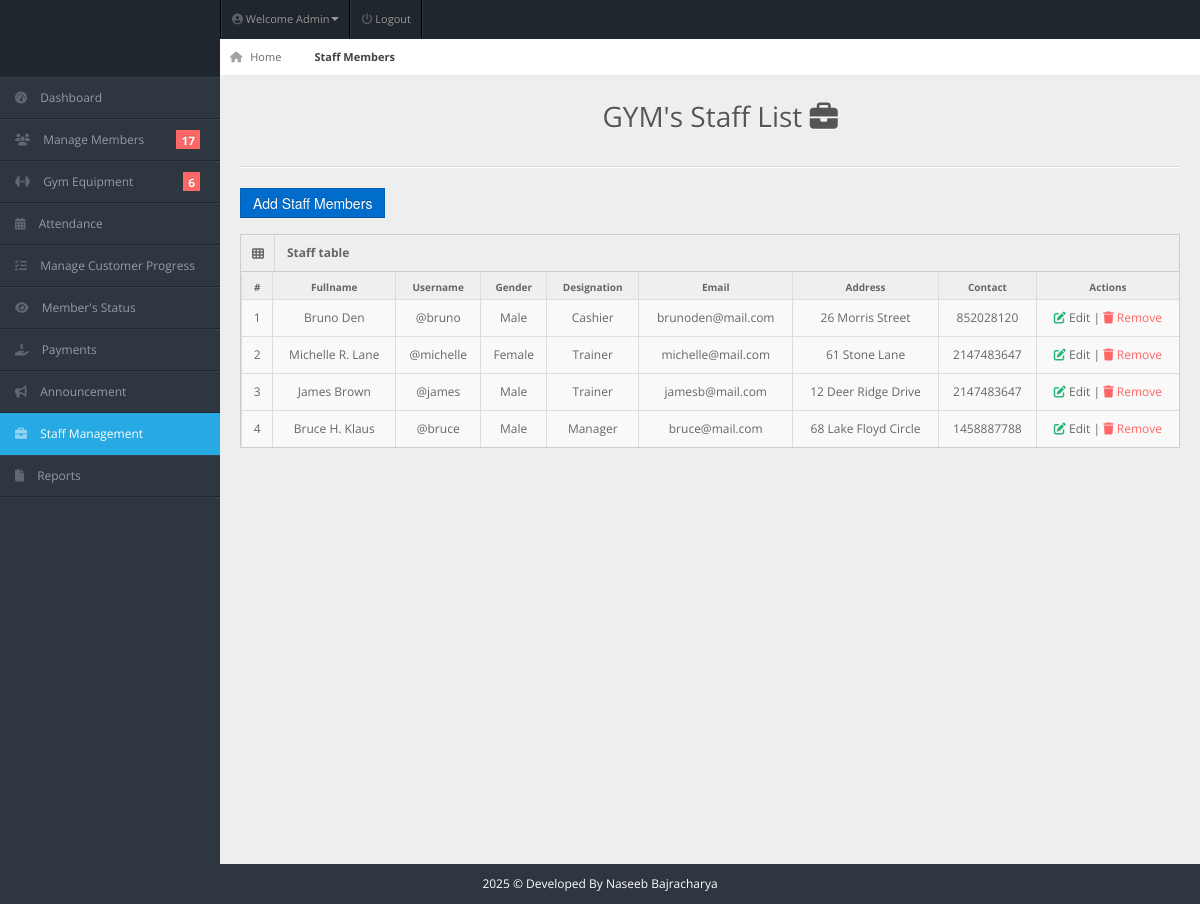
The app's page /admin/staffs.php (signed in) with its own data.
### tables this page shows
CREATE TABLE `staffs` (
  `user_id` int(11) NOT NULL,
  `username` varchar(50) NOT NULL,
  `password` varchar(50) NOT NULL,
  `email` varchar(50) NOT NULL,
  `fullname` varchar(50) NOT NULL,
  `address` varchar(20) NOT NULL,
  `designation` varchar(20) NOT NULL,
  `gender` varchar(10) NOT NULL,
  `contact` int(10) NOT NULL
);

### admin/staffs.php (the view, shortened to what this page needs)
<!DOCTYPE html>
<html lang="en">
<head>
<link rel="stylesheet" href="../css/bootstrap.min.css" />
<link rel="stylesheet" href="../css/bootstrap-responsive.min.css" />
<link rel="stylesheet" href="../css/uniform.css" />
<link rel="stylesheet" href="../css/select2.css" />
<link rel="stylesheet" href="../css/matrix-style.css" />
<link rel="stylesheet" href="../css/matrix-media.css" />
<link href="../font-awesome/css/fontawesome.css" rel="stylesheet" />
<link href="../font-awesome/css/all.css" rel="stylesheet" />
</head>
<body>
<div id="header">
  <h1><a href="dashboard.html">Perfect Gym Admin</a></h1>
</div>
<?php include 'includes/topheader.php'?>
<?php $page='staff-management'; include 'includes/sidebar.php'?>
<div id="content">
  <div id="content-header">
    <div id="breadcrumb"> <a href="index.php" title="Go to Home" class="tip-bottom"><i class="fas fa-home"></i> Home</a> <a href="staffs.php" class="current">Staff Members</a> </div>
    <h1 class="text-center">GYM's Staff List <i class="fas fa-briefcase"></i></h1>
  </div>
  <div class="container-fluid">
    <hr>
    <div class="row-fluid">
      <div class="span12">
        <a href="staffs-entry.php"><button class="btn btn-primary">Add Staff Members</button></a>
      <div class='widget-box'>
          <div class='widget-title'> <span class='icon'> <i class='fas fa-th'></i> </span>
            <h5>Staff table</h5>
          </div>
          <div class='widget-content nopadding'>
	  <?php
      $qry="select * from staffs";
      $cnt=1;
        $result=mysqli_query($conn,$qry);
          echo"<table class='table table-bordered table-hover'>
              <thead>
                <tr>
                  <th>#</th>
                  <th>Fullname</th>
                  <th>Username</th>
                  <th>Gender</th>
                  <th>Designation</th>
                  <th>Email</th>
                  <th>Address</th>
                  <th>Contact</th>
                  <th>Actions</th>
                </tr>
              </thead>";
            while($row=mysqli_fetch_array($result)){
            echo"<tbody>
                <tr class=''>
                <td><div class='text-center'>".$cnt."</div></td>
                <td><div class='text-center'>".$row['fullname']."</div></td>
                <td><div class='text-center'>@".$row['username']."</div></td>
                <td><div class='text-center'>".$row['gender']."</div></td>
                <td><div class='text-center'>".$row['designation']."</div></td>
                <td><div class='text-center'>".$row['email']."</div></td>
                <td><div class='text-center'>".$row['address']."</div></td>
                <td><div class='text-center'>".$row['contact']."</div></td>
                <td><div class='text-center'><a href='edit-staff-form.php?id=".$row['user_id']."'><i class='fas fa-edit' style='color:#28b779'></i> Edit |</a> <a href='remove-staff.php?id=".$row['user_id']."' style='color:#F66;'><i class='fas fa-trash'></i> Remove</a></div></td>
                </tr>
              </tbody>";
              $cnt++;
          }
            ?>
            </table>
          </div>
        </div>
      </div>
    </div>
  </div>
</div>
<div class="row-fluid">
  <div id="footer" class="span12"> <?php echo date("Y");?> &copy; Developed By Naseeb Bajracharya</a> </div>
</div>
</body>
</html>

### css/matrix-style.css (style rules this page uses)
* { outline: none !important; -moz-outline: none !important; }
html, body { height: 100%; }
body { overflow-x: hidden; margin-top: -10px; font-family: "Open Sans", sans-serif; font-size: 12px; color: #666; }
a { color: #666; }
select, textarea, input[type="text"], input[type="password"], input[type="datetime"], input[type="datetime-local"], input[type="date"], input[type="month"], input[type="time"], input[type="week"], input[type="number"], input[type="email"], input[type="url"], input[type="search"], input[type="tel"], input[type="color"], .uneditable-input, .label, .dropdown-menu, .btn, .well, .progress, .table-bordered, .btn-group > .btn:first-child, .btn-group > .btn:last-child, .btn-group > .btn:last-child, .btn-group > .dropdown-toggle, .alert { border-radius: 0px; }
.btn, textarea, input[type="text"], input[type="password"], input[type="datetime"], input[type="datetime-local"], input[type="date"], input[type="month"], input[type="time"], input[type="week"], input[type="number"], input[type="email"], input[type="url"], input[type="search"], input[type="tel"], input[type="color"], .uneditable-input { box-shadow: none; }
.progress, .progress-success .bar, .progress .bar-success, .progress-warning .bar, .progress .bar-warning, .progress-danger .bar, .progress .bar-danger, .progress-info .bar, .progress .bar-info, .btn, .btn-primary { background-image: none; }
#footer { padding: 10px; text-align: center; }
hr { border-top-color: #dadada; }
#header { height: 77px; position: relative; width: 100%; z-index: -9; }
#header h1 { background: url("../img/icontest3.png") no-repeat scroll 0 0 transparent; height: 31px; left: 20px; line-height: 600px; overflow: hidden; position: relative; top: 26px; width: 191px; }
#header h1 a { display: block; }
#content { background: none repeat scroll 0 0 #eeeeee; margin-left: 220px; margin-right: 0; padding-bottom: 25px; position: relative; min-height: 100%; width: auto; }
#content-header { position: abslute; width: 100%; margin-top: -38px; z-index: 20; }
#content-header h1 { color: #555555; font-size: 28px; font-weight: normal; float: none; text-shadow: 0 1px 0 #ffffff; margin-left: 20px; position: relative; }
#content-header h1, #content-header .btn-group { margin-top: 20px; }
#breadcrumb { background-color: #fff; border-bottom: 1px solid #e3ebed; }
#breadcrumb a { padding: 8px 20px 8px 10px; display: inline-block; background-image: url("../img/breadcrumb.png"); background-position: center right; background-repeat: no-repeat; font-size: 11px; color: #666666; }
#breadcrumb a:last-child { background-image: none; }
#breadcrumb a.current { font-weight: bold; color: #444444; }
#breadcrumb a i { margin-right: 5px; opacity: 0.6; }
.widget-box { background: none repeat scroll 0 0 #f9f9f9; border-left: 1px solid #cdcdcd; border-top: 1px solid #cdcdcd; border-right: 1px solid #cdcdcd; clear: both; margin-top: 16px; margin-bottom: 16px; position: relative; }
.widget-title, .modal-header, .table th, div.dataTables_wrapper .ui-widget-header { background: #efefef; border-bottom: 1px solid #cdcdcd; height: 36px; }
.widget-title span.icon { padding: 9px 10px 7px 11px; float: left; border-right: 1px solid #dadada; }
.widget-title h5 { color: #666; float: left; font-size: 12px; font-weight: bold; padding: 12px; line-height: 12px; margin: 0; }
.widget-content { padding: 15px; border-bottom: 1px solid #cdcdcd; }
.table th { height: auto; font-size: 10px; padding: 5px 10px 2px; border-bottom: 0; text-align: center; color: #666666; }
.nopadding { padding: 0 !important; }
.nopadding .table { margin-bottom: 0; }
.nopadding .table-bordered { border: 0; }

### css/matrix-media.css (style rules this page uses)
body { background:#2E363F; }
#header { background-color: #1f262d; margin-top:10px; }

### admin/staffs.php (style rules this page uses)
#footer { color: white; }

### records on screen
staffs: fullname "Bruno Den", username "bruno", gender "Male", designation "Cashier", email "brunoden@mail.com", address "26 Morris Street", contact "852028120"
staffs: fullname "Michelle R. Lane", username "michelle", gender "Female", designation "Trainer", email "michelle@mail.com", address "61 Stone Lane", contact "2147483647"
staffs: fullname "James Brown", username "james", gender "Male", designation "Trainer", email "jamesb@mail.com", address "12 Deer Ridge Drive", contact "2147483647"
staffs: fullname "Bruce H. Klaus", username "bruce", gender "Male", designation "Manager", email "bruce@mail.com", address "68 Lake Floyd Circle", contact "1458887788"

### other values on screen
$query->num_rows "17"
$query->num_rows "6"
